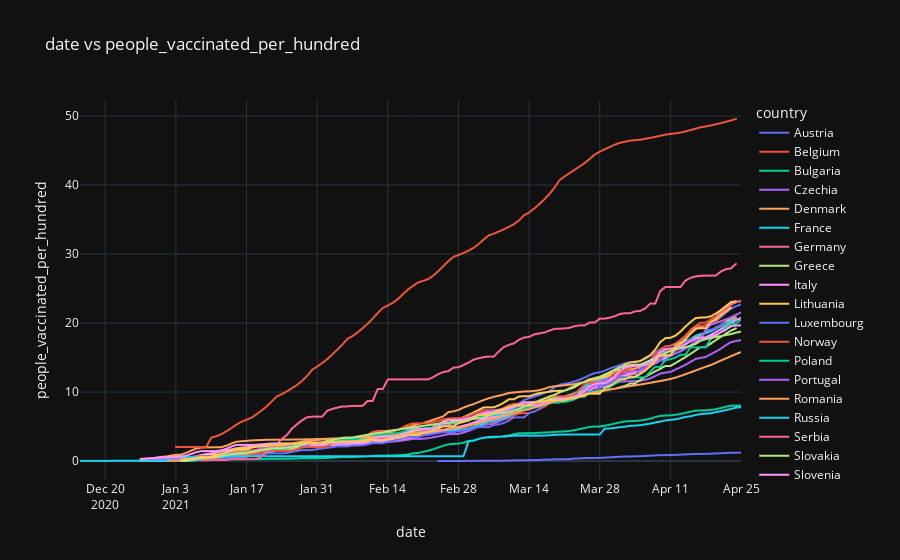

The notebook cell this image was saved under:
### Code cell
fig = px.line(vaccination, x="date", y="people_vaccinated_per_hundred", color='country', 
              title="date vs people_vaccinated_per_hundred")
fig.show()
